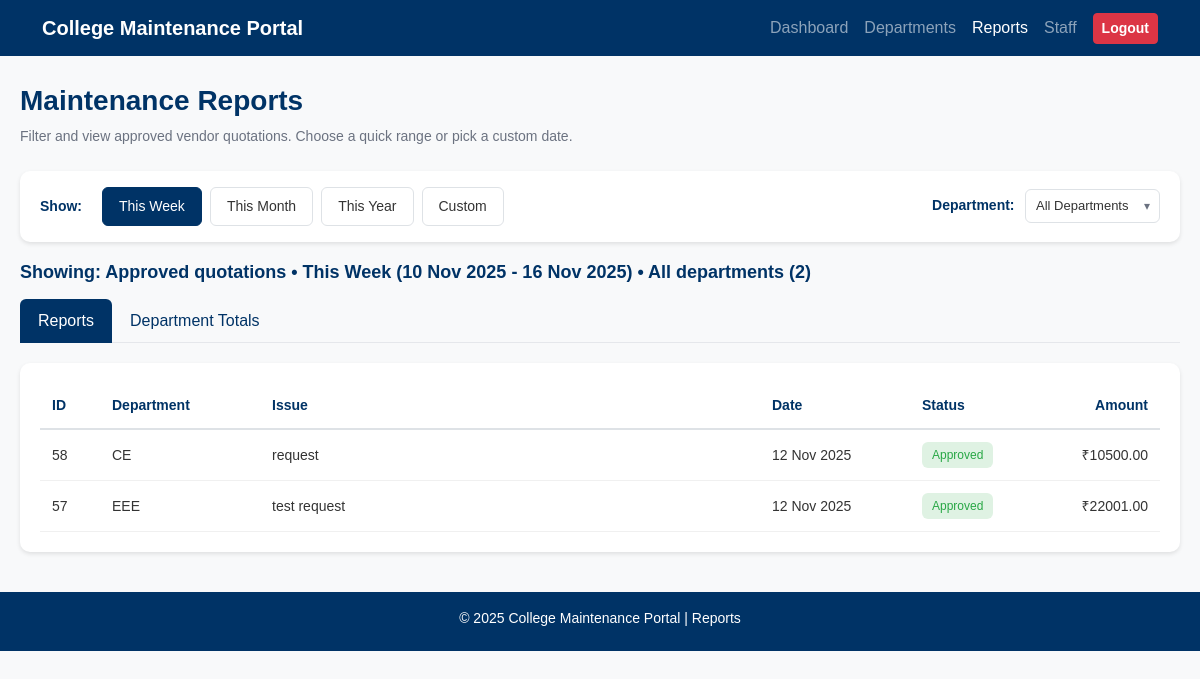
Page /reports/ (signed in) on the earlier database version.
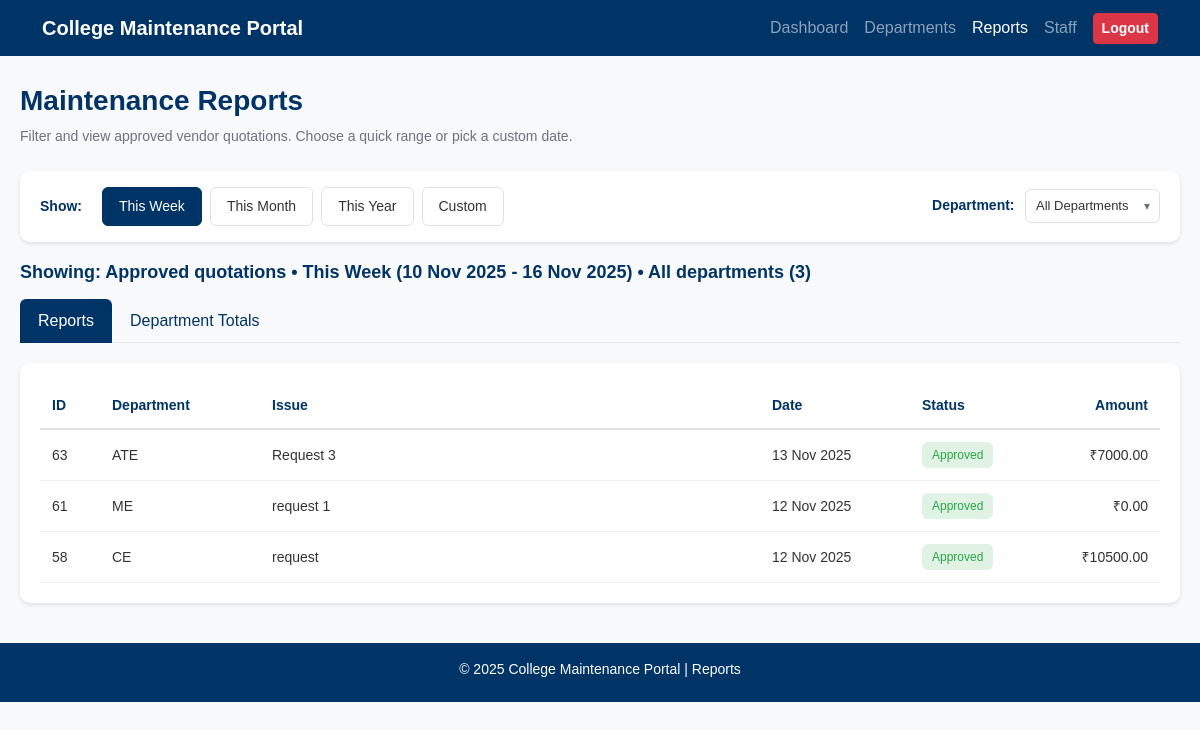
Same page on the later database version.
### maintenance_app/models.py (models this page shows, shortened)
class MaintenanceRequest(models.Model):
    STATUS_CHOICES = [('Pending','Pending'),('Approved','Approved'),('Rejected','Rejected'),('Completed','Completed'),]
    hod = models.ForeignKey(User, on_delete=models.CASCADE)
    branch = models.CharField(max_length=100)
    title = models.CharField(max_length=150)
    lab_name = models.CharField(max_length=100)
    description = models.TextField()
    date_submitted = models.DateTimeField(auto_now_add=True)
    status = models.CharField(max_length=20, choices=STATUS_CHOICES, default='Pending')
    admin_remark = models.TextField(blank=True, null=True)
    updated_at = models.DateTimeField(auto_now=True)
    selected_items = models.TextField(blank=True, null=True)
    total_amount = models.DecimalField(max_digits=12, decimal_places=2, default=0.00)

### maintenance_app/views.py (the view)
# urls.py: path('reports/', views.reports_view, name='reports'),
@login_required
@user_passes_test(is_admin)
def reports_view(request):
    return approved_quotations_reports_view(request)

### maintenance_app/views.py (called while the page is built)
def is_admin(user):
    try:
        return user.profile.role in ['ADMIN', 'PRINCIPAL']
    except Exception:
        return user.is_superuser

### maintenance_app/templates/reports.html (shortened to what the changed rows need)
{% load static %}
<!doctype html>
<html lang="en">
<head>
  <link href="https://cdn.jsdelivr.net/npm/bootstrap@5.3.2/dist/css/bootstrap.min.css" rel="stylesheet">
  <link rel="stylesheet" href="https://cdn.jsdelivr.net/npm/bootstrap-icons@1.11.1/font/bootstrap-icons.css">
  <link rel="stylesheet" href="{% static 'css/reports.css' %}">
</head>
<body>
  <main class="reports-page">
    <div class="reports-header">
      <h1>Maintenance Reports</h1>
    </div>
    <div class="results-section">
      <h2 id="resultsTitle">Showing: Approved quotations</h2>
      <ul class="nav nav-tabs reports-tabs" id="reportsTab" role="tablist">
        <li class="nav-item" role="presentation">
        </li>
        <li class="nav-item" role="presentation">
        </li>
      </ul>
      <div class="tab-content" id="reportsTabContent">
        <div class="tab-pane fade show active" id="reports-table" role="tabpanel" aria-labelledby="reports-table-tab">
          <div class="table-section">
            {% if requests %}
            <table id="reportsTable">
              <thead>
                <tr>
                  <th style="width:60px">ID</th>
                  <th style="width:160px">Department</th>
                  <th>Issue</th>
                  <th style="width:150px">Date</th>
                  <th style="width:120px">Status</th>
                  <th style="width:130px" class="text-end">Amount</th>
                </tr>
              </thead>
              <tbody>
                {% for r in requests %}
                <tr data-department="{{ r.branch }}" data-date="{{ r.date_submitted|date:'Y-m-d' }}" data-status="{{ r.status }}">
                  <td>{{ r.id }}</td>
                  <td>{{ r.branch }}</td>
                  <td>{{ r.title }}</td>
                  <td>{{ r.date_submitted|date:"d M Y" }}</td>
                  <td>
                    {% if r.status == 'Pending' %}
                      <span class="status pending">Pending</span>
                    {% elif r.status == 'Approved' %}
                      <span class="status completed">Approved</span>
                    {% elif r.status == 'Rejected' %}
                      <span class="status rejected">Rejected</span>
                    {% else %}
                      <span class="status inprogress">{{ r.status }}</span>
                    {% endif %}
                  </td>
                  <td class="text-end">₹{{ r.approved_total|floatformat:2 }}</td>
                </tr>
                {% endfor %}
              </tbody>
            </table>
            {% else %}
            <p class="text-center text-muted mb-0">No approved quotations found for the selected filters.</p>
            {% endif %}
          </div>
        </div>
      </div>
    </div>
  </main>
</body>
</html>

Differences in the rows shown:
no longer on this page (row edited): MaintenanceRequest: id "57", branch "EEE", title "test request", date_submitted "12 Nov 2025", status "Approved", approved_total "22001.00"
added MaintenanceRequest: id "63", branch "ATE", title "Request 3", date_submitted "13 Nov 2025", status "Approved", approved_total "7000.00"
added MaintenanceRequest: id "61", branch "ME", title "request 1", date_submitted "12 Nov 2025", status "Approved", approved_total "0.00"
Other differences:
text written by a page script: "Showing: Approved quotations • This Week (10 Nov 2025 - 16 Nov 2025) • All departments (2)" → "Showing: Approved quotations • This Week (10 Nov 2025 - 16 Nov 2025) • All departments (3)"
